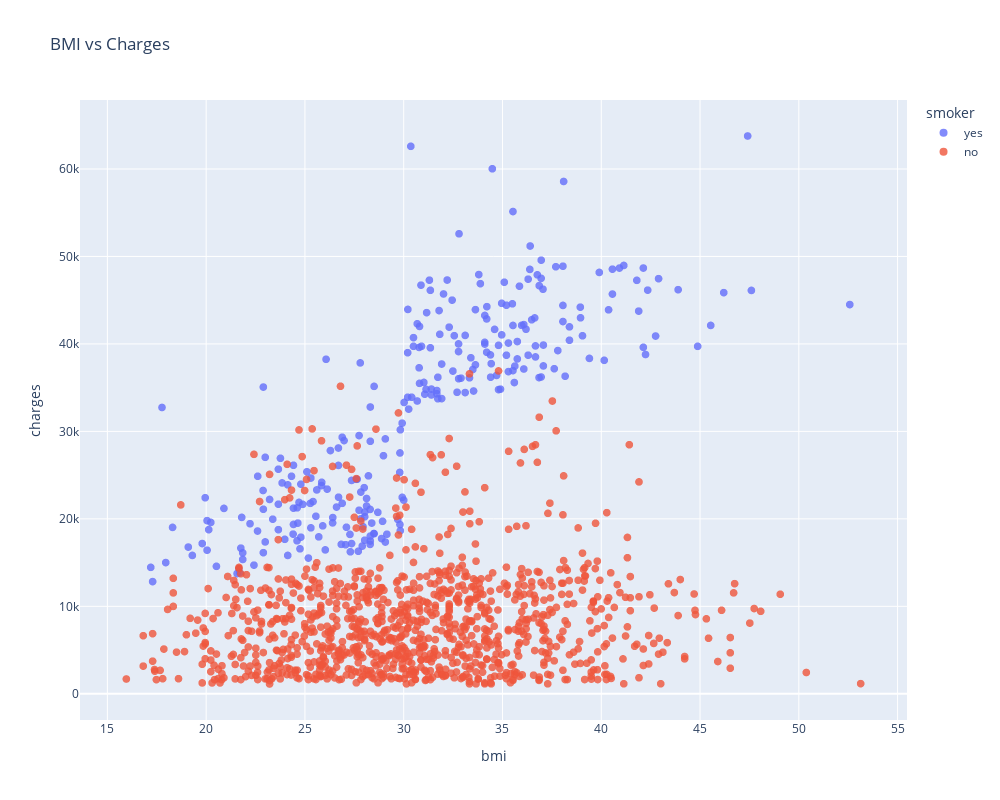

Here is the notebook cell this chart was saved with:
### Code cell
fig = px.scatter(medical_df,
                 x = 'bmi',
                 y = 'charges',
                 color = 'smoker',
                 opacity = 0.8, 
                 hover_data = ['sex'],
                 title = 'BMI vs Charges',
                 width = 1000,
                 height = 800,)
fig.update_traces(marker_size = 8)
# fig.show()

### Figure 1 — Plotly figure (JSON) as saved in the notebook; plotly's stock layout.template omitted (floating-point values rounded to 4 significant figures; data arrays with more than 128 entries replaced by an {"elided": "..."} marker saying what was removed)
{"data": [{"customdata": {"elided": "274x1 str values"}, "hovertemplate": "smoker=yes<br>bmi=%{x}<br>charges=%{y}<br>sex=%{customdata[0]}<extra></extra>", "legendgroup": "yes", "marker": {"color": "#636efa", "opacity": 0.8, "size": 8, "symbol": "circle"}, "mode": "markers", "name": "yes", "showlegend": true, "type": "scattergl", "x": {"elided": "274 float values"}, "xaxis": "x", "y": {"elided": "274 float values"}, "yaxis": "y"}, {"customdata": {"elided": "1064x1 str values"}, "hovertemplate": "smoker=no<br>bmi=%{x}<br>charges=%{y}<br>sex=%{customdata[0]}<extra></extra>", "legendgroup": "no", "marker": {"color": "#EF553B", "opacity": 0.8, "size": 8, "symbol": "circle"}, "mode": "markers", "name": "no", "showlegend": true, "type": "scattergl", "x": {"elided": "1064 float values"}, "xaxis": "x", "y": {"elided": "1064 float values"}, "yaxis": "y"}], "layout": {"height": 800, "legend": {"title": {"text": "smoker"}, "tracegroupgap": 0}, "title": {"text": "BMI vs Charges"}, "width": 1000, "xaxis": {"anchor": "y", "autorange": true, "domain": [0, 1], "range": [13.61, 55.48], "title": {"text": "bmi"}, "type": "linear"}, "yaxis": {"anchor": "x", "autorange": true, "domain": [0, 1], "range": [-2994.0, 67890.0], "title": {"text": "charges"}, "type": "linear"}}}
